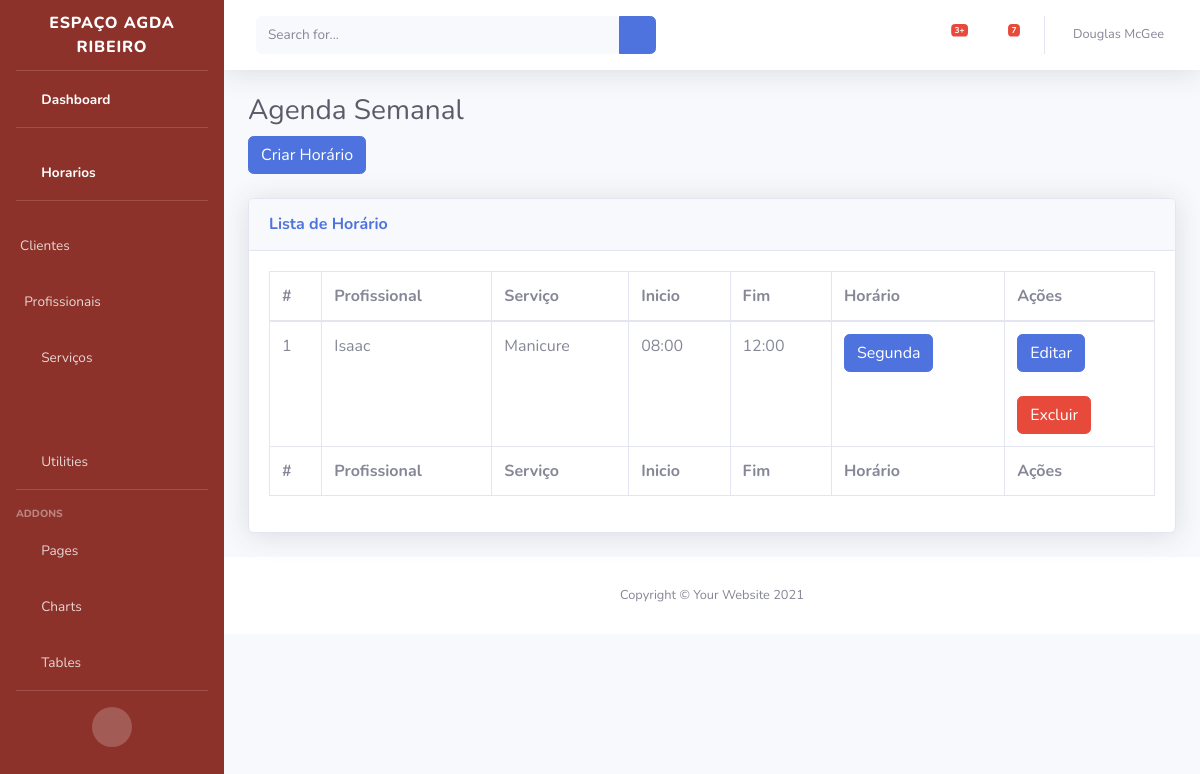
The app's page /horarios with its own data.
### agendamentos/models/horarios.py (models this page shows)
class Horario(models.Model):
    servico = models.ForeignKey(Servico, on_delete=models.CASCADE)
    colaborador = models.ForeignKey(Colaborador, on_delete=models.CASCADE)
    segunda = models.BooleanField(default=True)
    terca = models.BooleanField(default=True)
    quarta = models.BooleanField(default=True)
    quinta = models.BooleanField(default=True)
    sexta = models.BooleanField(default=True)
    sabado = models.BooleanField(default=True)
    domingo = models.BooleanField(default=True)
    inicio = models.TimeField()
    fim = models.TimeField()
    disponivel = models.BooleanField(default=True)
    criado_em = models.DateTimeField(auto_now_add=True)
    atualizado_em = models.DateTimeField(auto_now=True)

### usuarios/models/colaborador.py (models this page shows)
class Colaborador(Pessoa):
    tipo_colaborador = models.CharField(
                        max_length=10,
                        choices=STATUS_COLABORADOR,
                        default="funcio"
    )
    def __str__(self):
        return self.nome

### agendamentos/models/servicos.py (models this page shows)
class Servico(models.Model):
    titulo = models.CharField(max_length=255, blank=True)
    preco = models.CharField(max_length=20,blank=True,null=True)
    duracao = models.CharField(max_length=20, blank=True, null=True)
    comissao = models.CharField(max_length=20, blank=True, null=True)
    descricao = models.TextField()
    criado_em = models.DateTimeField(auto_now_add=True)
    atualizado_em = models.DateTimeField(auto_now=True)
    imagen = models.ImageField(upload_to='media/imagens/%d/%m/%Y/',null=True, blank=True)
    def __str__(self):
        return self.titulo

### agendamentos/views.py (the view)
# urls.py: path("horarios",horarios,name="horarios"),
def horarios(request):
    horarios = Horario.objects.all()
    print(horarios)
    return render(
                request,
                "admin/agendas.html",
                {
                    "horarios":horarios
                }
                )

### templates/admin/agendas.html (shortened to what this page needs)
{% extends  "admin/base.html" %}
{% load static %}
{% block content %}
<h1 class="h3 mb-2 text-gray-800">Agenda Semanal</h1>
                    <a type="button" class="btn btn-primary"href="{% url 'criar_horario' %}">Criar Horário</a>
                    <br>
                    <br>
                    <div class="card shadow mb-4">
                        <div class="card-header py-3">
                            <h6 class="m-0 font-weight-bold text-primary">Lista de Horário</h6>
                        </div>
                        <div class="card-body">
                            <div class="table-responsive">
                                <table class="table table-bordered" id="dataTable" width="100%" cellspacing="0">
                                    <thead>
                                        <tr>
                                            <th>#</th>
                                            <th>Profissional</th>
                                            <th>Serviço</th>
                                            <th>Inicio</th>
                                            <th>Fim</th>
                                            <th>Horário</th>
                                            <th>Ações</th>
                                        </tr>
                                    </thead>
                                    <tfoot>
                                        <tr>
                                            <th>#</th>
                                            <th>Profissional</th>
                                            <th>Serviço</th>
                                            <th>Inicio</th>
                                            <th>Fim</th>
                                            <th>Horário</th>
                                            <th>Ações</th>
                                        </tr>
                                    </tfoot>
                                    <tbody>
                                        {% for horario in horarios %}
                                        <tr>
                                            <td>{{horario.id}}</td>
                                            <td>
                                                {{horario.colaborador}}
                                            </td>
                                            <td>{{horario.servico}}</td>
                                            <td>{{horario.inicio}}</td>
                                            <td>{{horario.fim}}</td>
                                            <td >
                                                {% if horario.segunda %}
                                                <a type="button" class="btn btn-primary"href="#">Segunda</a>
                                                {% endif %}
                                            </td>
                                            <td>
                                                <a type="button" class="btn btn-primary" href="{% url 'editar_horario' horario.id %}">Editar</a>
                                                <br>
                                                <br>
                                                <a type="button" class="btn btn-danger" href="{% url 'excluir_horario' horario.id %}">Excluir</a>
                                            </td>
                                        </tr>
                                        {% endfor %}
                                    </tbody>
                                </table>
                            </div>
                        </div>
                    </div>
{% endblock %}

### records on screen
Horario: id "1", colaborador "Isaac", servico "Manicure", inicio "08:00", fim "12:00", segunda "Segunda"
